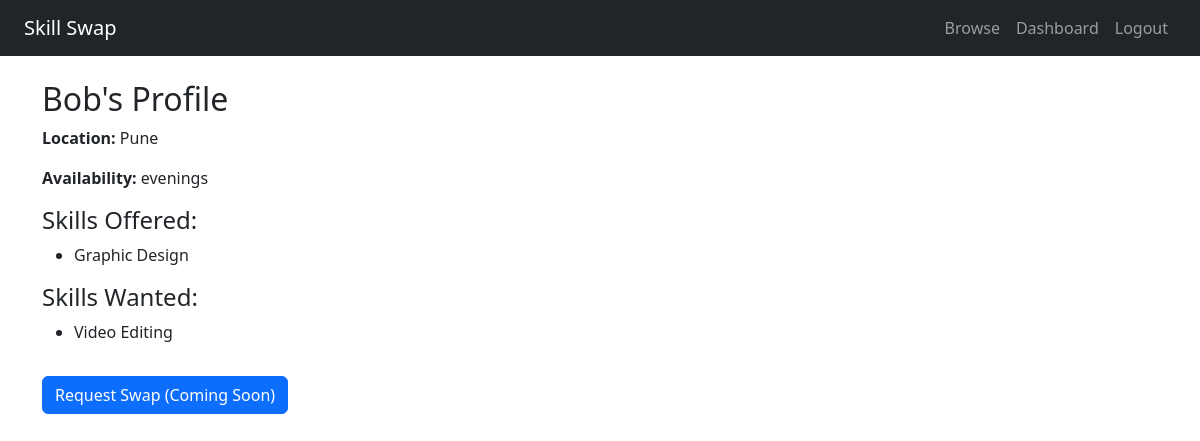
Screenshot of /profile/3 (signed in) with the database file from the repository.
### app/models.py (models this page shows)
class User(db.Model, UserMixin):
    id = db.Column(db.Integer, primary_key=True)
    name = db.Column(db.String(100), nullable=False)
    email = db.Column(db.String(120), unique=True, nullable=False)
    password = db.Column(db.String(200), nullable=False)
    location = db.Column(db.String(100))
    availability = db.Column(db.String(100))
    is_public = db.Column(db.Boolean, default=True)
    profile_photo = db.Column(db.String(100))
    skills_offered = db.relationship('Skill', backref='user', lazy=True, primaryjoin="and_(User.id==Skill.user_id, Skill.type=='offered')")
    skills_wanted = db.relationship('Skill', backref='user_wanted', lazy=True, primaryjoin="and_(User.id==Skill.user_id, Skill.type=='wanted')")

class Skill(db.Model):
    id = db.Column(db.Integer, primary_key=True)
    name = db.Column(db.String(100), nullable=False)
    type = db.Column(db.String(10), nullable=False)
    user_id = db.Column(db.Integer, db.ForeignKey('user.id'), nullable=False)

### app/routes.py (the view)
@main.route('/profile/<int:user_id>')
@login_required
def view_profile(user_id):
    user = User.query.get_or_404(user_id)
    return render_template('profile.html', user=user)

### app/__init__.py (called while the page is built)
def create_app():
    app = Flask(__name__, instance_relative_config=True)
    app.config['SECRET_KEY'] = 'skill_swap_secret'
    app.config['SQLALCHEMY_DATABASE_URI'] = 'sqlite:///../instance/database.db'
    db.init_app(app)
    login_manager.init_app(app)
    login_manager.login_view = 'login'
    from .models import User
    @login_manager.user_loader
    def load_user(user_id):
        return User.query.get(int(user_id))
    from .routes import main
    app.register_blueprint(main)
    with app.app_context():
        db.create_all()
    return app

### app/templates/profile.html
{% extends "layout.html" %}
{% block content %}
<h2>{{ user.name }}'s Profile</h2>
<p><strong>Location:</strong> {{ user.location }}</p>
<p><strong>Availability:</strong> {{ user.availability }}</p>
<h4>Skills Offered:</h4>
<ul>
  {% for skill in user.skills_offered %}
    <li>{{ skill.name }}</li>
  {% else %}
    <li>No offered skills</li>
  {% endfor %}
</ul>
<h4>Skills Wanted:</h4>
<ul>
  {% for skill in user.skills_wanted %}
    <li>{{ skill.name }}</li>
  {% else %}
    <li>No wanted skills</li>
  {% endfor %}
</ul>
<a class="btn btn-primary mt-3" href="#">Request Swap (Coming Soon)</a>
{% endblock %}

### rows the page displays
User: name "Bob", location "Pune", availability "evenings"
Skill: name "Graphic Design"
Skill: name "Video Editing"
